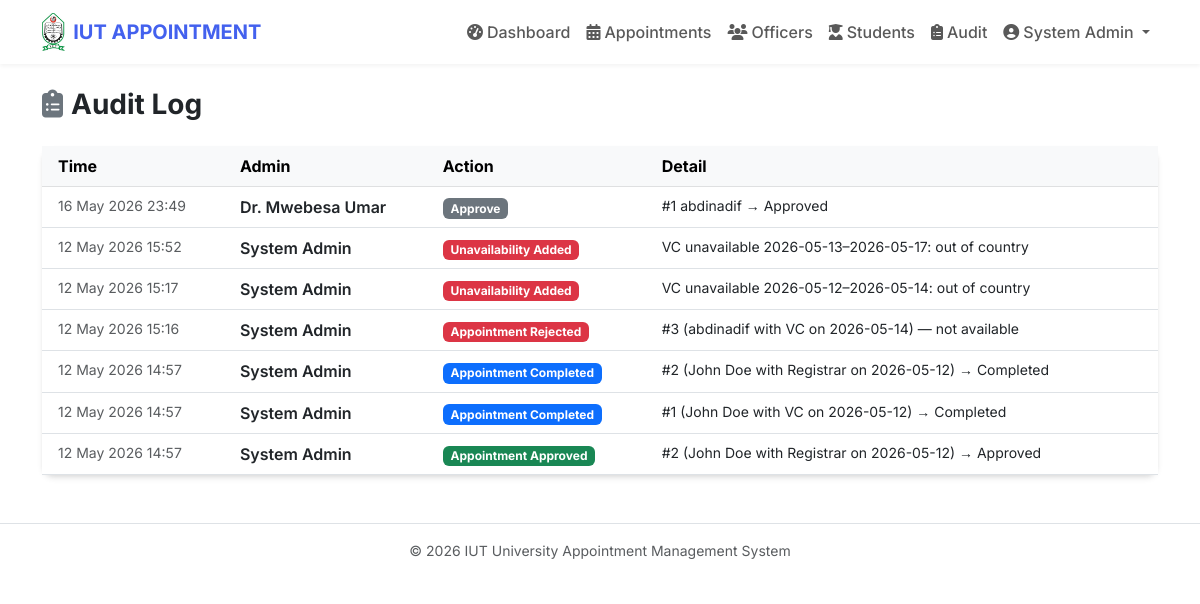
The page /admin/audit (signed in) on the database its author committed.
### models.py (models this page shows, shortened)
class User(db.Model, UserMixin):
    id = db.Column(db.Integer, primary_key=True)
    name = db.Column(db.String(100), nullable=False)
    email = db.Column(db.String(120), unique=True, nullable=False)
    password = db.Column(db.String(200), nullable=False)
    role = db.Column(db.String(20), nullable=False, default='student')
    student_id_num = db.Column(db.String(50), nullable=True)
    department = db.Column(db.String(100), nullable=True)
    dark_mode = db.Column(db.Boolean, default=False)
    is_active = db.Column(db.Boolean, default=True)
    email_verified = db.Column(db.Boolean, default=False)
    email_verify_token = db.Column(db.String(64), nullable=True)
    failed_logins = db.Column(db.Integer, default=0)
    locked_until = db.Column(db.DateTime, nullable=True)
    created_at = db.Column(db.DateTime, default=lambda: datetime.now(timezone.utc))
    last_seen = db.Column(db.DateTime, default=lambda: datetime.now(timezone.utc))
    appointments = db.relationship('Appointment', backref='student_user', lazy=True)
    notifications = db.relationship('Notification', backref='user', lazy=True)

class AuditLog(db.Model):
    id = db.Column(db.Integer, primary_key=True)
    admin_id = db.Column(db.Integer, db.ForeignKey('user.id'), nullable=False)
    action = db.Column(db.String(100), nullable=False)
    detail = db.Column(db.String(500), nullable=False)
    created_at = db.Column(db.DateTime, default=lambda: datetime.now(timezone.utc))
    admin = db.relationship('User', backref='audit_logs')

### routes/admin.py (the view)
@admin_bp.route('/admin/audit')
@login_required
@admin_required
def audit_log():
    logs = AuditLog.query.order_by(AuditLog.created_at.desc()).limit(200).all()
    return render_template('admin/audit_log.html', logs=logs)

### app.py (called while the page is built)
@login_manager.user_loader
def load_user(user_id):
    return db.session.get(User, int(user_id))

@app.before_request
def check_session_timeout():
    if current_user.is_authenticated:
        last = session.get('last_activity')
        now = datetime.now(timezone.utc).timestamp()
        if last and (now - last) > 30 * 60:
            logout_user()
            session.clear()
            from flask import flash
            flash('Session expired due to inactivity.', 'warning')
            return redirect(url_for('auth.login'))
        session['last_activity'] = now
        session.permanent = True
        current_user.last_seen = datetime.now(timezone.utc)
        db.session.commit()

### routes/admin.py (called while the page is built)
def admin_required(f):
    from functools import wraps
    @wraps(f)
    def decorated(*args, **kwargs):
        if current_user.role not in ('admin', 'super_admin'):
            return redirect(url_for('index'))
        return f(*args, **kwargs)
    return decorated

### templates/admin/audit_log.html
{% extends "layout.html" %}
{% block content %}
<h3 class="fw-bold mb-4"><i class="fas fa-clipboard-list me-2 text-secondary"></i>Audit Log</h3>
<div class="card">
  <div class="card-body p-0">
    <table class="table table-hover mb-0">
      <thead class="table-light">
        <tr><th class="ps-3">Time</th><th>Admin</th><th>Action</th><th>Detail</th></tr>
      </thead>
      <tbody>
      {% if logs %}
        {% for log in logs %}
        <tr>
          <td class="ps-3 text-muted small text-nowrap">{{ log.created_at.strftime('%d %b %Y %H:%M') }}</td>
          <td class="fw-semibold">{{ log.admin.name }}</td>
          <td>
            {% set action_colors = {'appointment_approved':'success','appointment_rejected':'danger','appointment_completed':'primary','officer_added':'info','officer_deleted':'warning','unavailability_added':'danger'} %}
            <span class="badge bg-{{ action_colors.get(log.action, 'secondary') }}">{{ log.action.replace('_',' ').title() }}</span>
          </td>
          <td class="small">{{ log.detail }}</td>
        </tr>
        {% endfor %}
      {% else %}
        <tr><td colspan="4" class="text-center py-5 text-muted">No audit records yet.</td></tr>
      {% endif %}
      </tbody>
    </table>
  </div>
</div>
{% endblock %}

### templates/layout.html (shortened to what this page needs)
<!DOCTYPE html>
<html lang="en" data-bs-theme="{{ 'dark' if current_user.is_authenticated and current_user.dark_mode else 'light' }}">
<head>
    <link href="https://cdn.jsdelivr.net/npm/bootstrap@5.3.0/dist/css/bootstrap.min.css" rel="stylesheet">
    <link rel="stylesheet" href="https://cdnjs.cloudflare.com/ajax/libs/font-awesome/6.4.0/css/all.min.css">
</head>
<body>
<nav class="navbar navbar-expand-lg sticky-top">
    <div class="container">
        <a class="navbar-brand d-flex align-items-center" href="{{ url_for('index') }}">
            <img src="{{ url_for('static', filename='iut_logo.png') }}" alt="IUT" height="38" class="me-2" style="object-fit:contain;">
            IUT APPOINTMENT
        </a>
        <div class="collapse navbar-collapse" id="navbarNav">
            <ul class="navbar-nav ms-auto align-items-center">
                {% if current_user.is_authenticated %}
                    {% if current_user.role == 'super_admin' %}
                        <li class="nav-item"><a class="nav-link" href="{{ url_for('super_admin.dashboard') }}"><i class="fas fa-shield-alt me-1"></i>Control Panel</a></li>
                        <li class="nav-item"><a class="nav-link" href="{{ url_for('admin.dashboard') }}"><i class="fas fa-tachometer-alt me-1"></i>Admin View</a></li>
                        <li class="nav-item"><a class="nav-link" href="{{ url_for('super_admin.audit_log') }}"><i class="fas fa-history me-1"></i>Audit Log</a></li>
                    {% elif current_user.role == 'admin' %}
                        <li class="nav-item"><a class="nav-link" href="{{ url_for('admin.dashboard') }}"><i class="fas fa-tachometer-alt me-1"></i>Dashboard</a></li>
                        <li class="nav-item"><a class="nav-link" href="{{ url_for('admin.manage_appointments') }}"><i class="fas fa-calendar-alt me-1"></i>Appointments</a></li>
                        <li class="nav-item"><a class="nav-link" href="{{ url_for('admin.manage_officers') }}"><i class="fas fa-users me-1"></i>Officers</a></li>
                        <li class="nav-item"><a class="nav-link" href="{{ url_for('admin.manage_students') }}"><i class="fas fa-user-graduate me-1"></i>Students</a></li>
                        <li class="nav-item"><a class="nav-link" href="{{ url_for('admin.audit_log') }}"><i class="fas fa-clipboard-list me-1"></i>Audit</a></li>
                    {% endif %}
                    <li class="nav-item dropdown">
                        <a class="nav-link dropdown-toggle position-relative" href="#" data-bs-toggle="dropdown">
                            <i class="fas fa-user-circle me-1"></i>{{ current_user.name }}
                            {% set unread = current_user.notifications | selectattr('is_read','equalto',false) | list %}
                        </a>
                    </li>
                {% else %}
                    <li class="nav-item"><a class="nav-link" href="{{ url_for('auth.login') }}">Login</a></li>
                    <li class="nav-item"><a class="nav-link" href="{{ url_for('auth.register') }}">Register</a></li>
                {% endif %}
            </ul>
        </div>
    </div>
</nav>
<div class="container mt-4 mb-5">
    {% block content %}{% endblock %}
</div>
<footer class="py-3 text-center text-muted small border-top">
    &copy; 2026 IUT University Appointment Management System
</footer>
</body>
</html>

### templates/layout.html (style rules this page uses)
:root { --primary-color: #4361ee; --secondary-color: #3f37c9; --card-shadow: 0 4px 6px -1px rgba(0,0,0,.1), 0 2px 4px -1px rgba(0,0,0,.06); }
body { font-family: 'Inter', sans-serif; }
.navbar { box-shadow: 0 2px 4px rgba(0,0,0,.05); }
.navbar-brand { font-weight: 700; color: var(--primary-color) !important; }
.card { border: none; border-radius: 12px; box-shadow: var(--card-shadow); }
.nav-link { font-weight: 500; }

### rows shown on the page
User: name "System Admin"
AuditLog: created_at "16 May 2026 23:49", admin.name "Dr. Mwebesa Umar", action.replace "Approve", detail "#1 abdinadif → Approved"
AuditLog: created_at "12 May 2026 15:52", admin.name "System Admin", action.replace "Unavailability Added", detail "VC unavailable 2026-05-13–2026-05-17: out of country"
AuditLog: created_at "12 May 2026 15:17", admin.name "System Admin", action.replace "Unavailability Added", detail "VC unavailable 2026-05-12–2026-05-14: out of country"
AuditLog: created_at "12 May 2026 15:16", admin.name "System Admin", action.replace "Appointment Rejected", detail "#3 (abdinadif with VC on 2026-05-14) — not available"
AuditLog: created_at "12 May 2026 14:57", admin.name "System Admin", action.replace "Appointment Completed", detail "#2 (John Doe with Registrar on 2026-05-12) → Completed"
AuditLog: created_at "12 May 2026 14:57", admin.name "System Admin", action.replace "Appointment Completed", detail "#1 (John Doe with VC on 2026-05-12) → Completed"
AuditLog: created_at "12 May 2026 14:57", admin.name "System Admin", action.replace "Appointment Approved", detail "#2 (John Doe with Registrar on 2026-05-12) → Approved"
